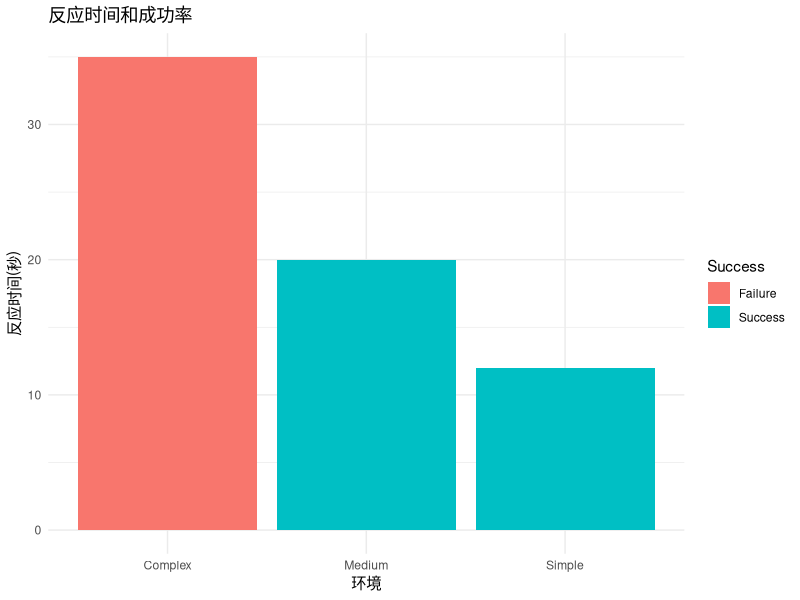
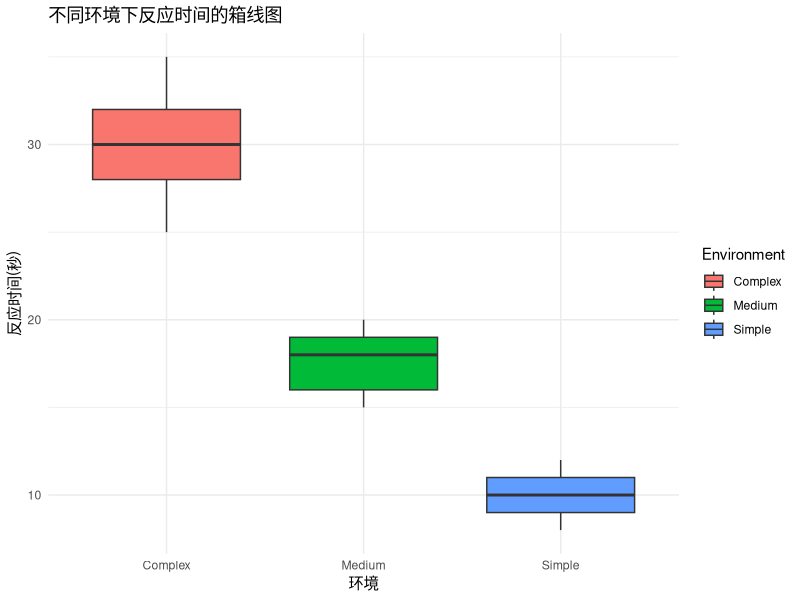
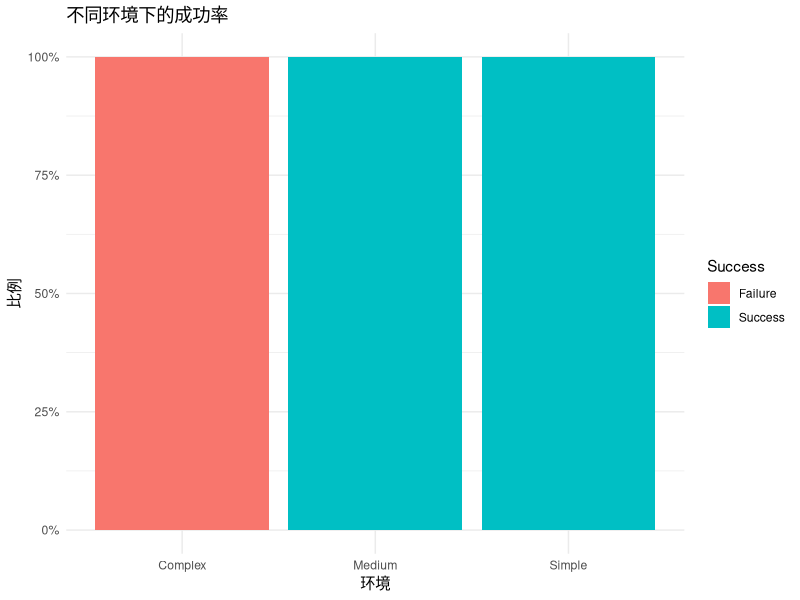
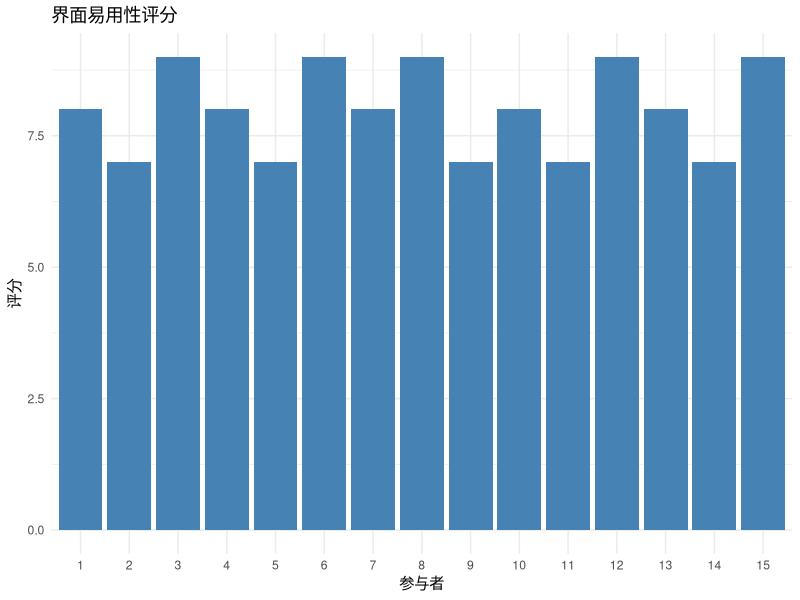
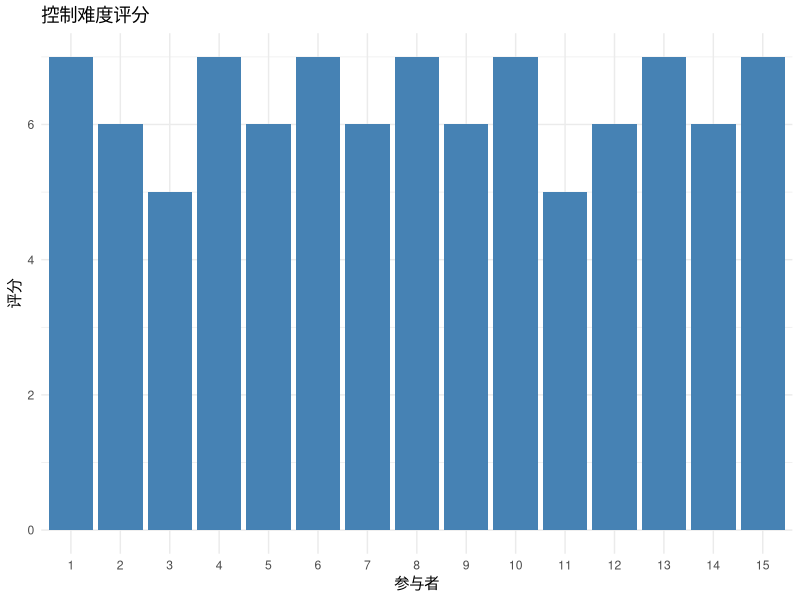
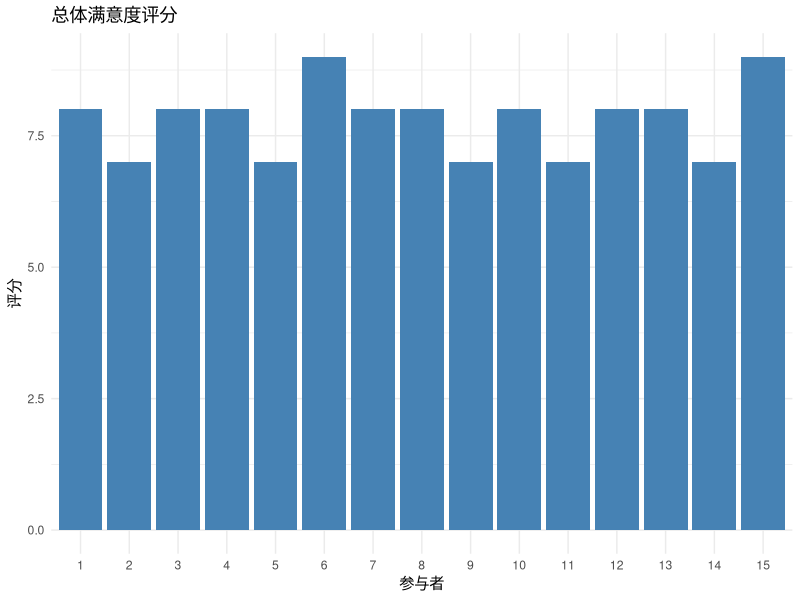

Write R code to recreate these figures, in order.
# 安装并加载必要的R包
if (!requireNamespace("ggplot2", quietly = TRUE)) {
  install.packages("ggplot2")
}
library(ggplot2)

# 数据
experiment_data <- data.frame(
  Participant = rep(1:15, each=3),
  Environment = rep(c('Simple', 'Medium', 'Complex'), 15),
  ResponseTime = c(10, 15, 30, 12, 18, 35, 8, 20, 25, 9, 16, 28, 11, 19, 32, 
                   10, 17, 29, 12, 18, 35, 9, 16, 28, 11, 20, 30, 10, 15, 28, 
                   12, 19, 32, 8, 17, 29, 9, 18, 35, 11, 16, 30, 10, 20, 28),
  Success = rep(c('Success', 'Success', 'Failure'), 15),
  ControlTime = c(35, 38, 42, 36, 40, 45, 34, 42, 48, 35, 39, 44, 35, 41, 46, 36, 39, 45, 
                  36, 40, 45, 34, 37, 42, 35, 41, 44, 36, 38, 43, 35, 40, 45, 34, 39, 44, 
                  35, 38, 43, 36, 40, 45, 36, 41, 43),
  ControlEfficiency = c(8, 7, 5, 8, 6, 4, 9, 5, 6, 8, 7, 5, 8, 6, 4, 9, 7, 5, 
                        8, 6, 4, 9, 7, 5, 8, 6, 4, 9, 7, 5, 8, 6, 4, 9, 7, 5, 
                        8, 6, 4, 9, 7, 5, 8, 6, 4)
)

# 问卷调查数据
survey_data <- data.frame(
  Participant = 1:15,
  InterfaceUsability = c(8, 7, 9, 8, 7, 9, 8, 9, 7, 8, 7, 9, 8, 7, 9),
  ControlDifficulty = c(7, 6, 5, 7, 6, 7, 6, 7, 6, 7, 5, 6, 7, 6, 7),
  OverallSatisfaction = c(8, 7, 8, 8, 7, 9, 8, 8, 7, 8, 7, 8, 8, 7, 9)
)

# 数据预处理
experiment_data$Environment <- factor(experiment_data$Environment)
experiment_data$Success <- factor(experiment_data$Success)
survey_data$Participant <- factor(survey_data$Participant)

# 描述性统计分析
cat("数据的描述性统计分析结果：\n")
print(summary(experiment_data))
print(summary(survey_data))

# 反应时间和成功率的柱状图
ggplot(experiment_data, aes(x=Environment, y=ResponseTime, fill=Success)) +
  geom_bar(stat="identity", position="dodge") +
  labs(title="反应时间和成功率", x="环境", y="反应时间(秒)") +
  theme_minimal()

# 生成反应时间的箱线图
ggplot(experiment_data, aes(x=Environment, y=ResponseTime, fill=Environment)) +
  geom_boxplot() +
  labs(title="不同环境下反应时间的箱线图", x="环境", y="反应时间(秒)") +
  theme_minimal()

# 成功和失败的频数统计
cat("成功和失败的频数统计结果：\n")
print(table(experiment_data$Success))

# 成功率和环境的关系
success_rate <- prop.table(table(experiment_data$Environment, experiment_data$Success), margin=1)
cat("不同环境下的成功率：\n")
print(success_rate)

# 成功率的柱状图
ggplot(experiment_data, aes(x=Environment, fill=Success)) +
  geom_bar(position="fill") +
  labs(title="不同环境下的成功率", x="环境", y="比例") +
  scale_y_continuous(labels=scales::percent) +
  theme_minimal()

# 问卷调查结果的柱状图
ggplot(survey_data, aes(x=Participant, y=InterfaceUsability)) +
  geom_bar(stat="identity", fill="steelblue") +
  labs(title="界面易用性评分", x="参与者", y="评分") +
  theme_minimal()

ggplot(survey_data, aes(x=Participant, y=ControlDifficulty)) +
  geom_bar(stat="identity", fill="steelblue") +
  labs(title="控制难度评分", x="参与者", y="评分") +
  theme_minimal()

ggplot(survey_data, aes(x=Participant, y=OverallSatisfaction)) +
  geom_bar(stat="identity", fill="steelblue") +
  labs(title="总体满意度评分", x="参与者", y="评分") +
  theme_minimal()

# 卡方检验
response_table <- xtabs(~ Success + Environment, data=experiment_data)
cat("卡方检验结果：\n")
print(chisq.test(response_table))

